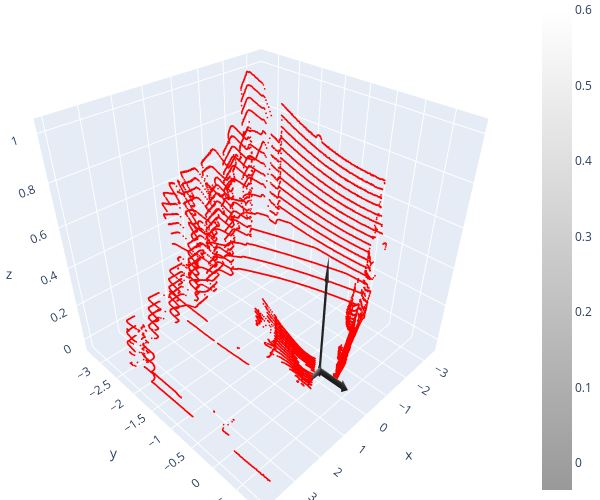

Here is the notebook cell this chart was saved with:
### Markdown cell above
![alt text](media/imgs/frame_55.861.png)

### Code cell
# Ground Truth
import open3d as o3d

ground_truth = o3d.io.read_point_cloud("dados/amostras/20241023-12-26-55.861.pcd")
print(f"Quantidade de pontos: {len(ground_truth.points):,}")

# View in Desktop UI
# o3d.visualization.draw_geometries(
#     [ground_truth],
#     window_name="Ground Truth - Pandar View",
#     width=1024,
#     height=768,
# )

# View in cell below
eixos = o3d.geometry.TriangleMesh.create_coordinate_frame(size=0.6, origin=[0,0,0])
o3d.visualization.draw_plotly([eixos,ground_truth], width=600, height=500)

### Figure 1 — Plotly figure (JSON) as saved in the notebook; plotly's stock layout.template omitted (floating-point values rounded to 4 significant figures; data arrays with more than 128 entries replaced by an {"elided": "..."} marker saying what was removed)
{"data": [{"colorscale": [[0, "rgb(153, 153, 153)"], [1, "rgb(255,255,255)"]], "flatshading": true, "i": {"elided": "2240 int values"}, "intensity": {"elided": "1134 float values"}, "j": {"elided": "2240 int values"}, "k": {"elided": "2240 int values"}, "lighting": {"ambient": 0.18, "diffuse": 1, "facenormalsepsilon": 1e-15, "fresnel": 0.1, "roughness": 0.05, "specular": 1, "vertexnormalsepsilon": 1e-15}, "lightposition": {"x": 100, "y": 200, "z": 0}, "type": "mesh3d", "x": {"elided": "1134 float values"}, "y": {"elided": "1134 float values"}, "z": {"elided": "1134 float values"}}, {"marker": {"color": {"elided": "23936x3 float values"}, "size": 1}, "mode": "markers", "type": "scatter3d", "x": {"elided": "23936 float values"}, "y": {"elided": "23936 float values"}, "z": {"elided": "23936 float values"}}], "layout": {"height": 500, "margin": {"b": 0, "l": 0, "r": 0, "t": 0}, "scene": {"camera": {"center": {"x": 0, "y": 0, "z": 0}, "up": {"x": 0, "y": 0, "z": 1}}}, "showlegend": false, "width": 600}}
